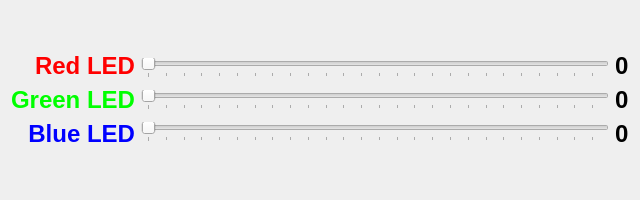
<?xml version="1.0" encoding="UTF-8"?>
<ui version="4.0">
 <class>RGB_SerialQt</class>
 <widget class="QWidget" name="RGB_SerialQt">
  <property name="geometry">
   <rect>
    <x>0</x>
    <y>0</y>
    <width>640</width>
    <height>200</height>
   </rect>
  </property>
  <property name="windowTitle">
   <string>RGB_SerialQt</string>
  </property>
  <layout class="QGridLayout" name="gridLayout">
   <item row="0" column="0">
    <layout class="QVBoxLayout" name="verticalLayout">
     <item>
      <widget class="QLabel" name="red_label">
       <property name="text">
        <string>&lt;html&gt;&lt;head/&gt;&lt;body&gt;&lt;p&gt;&lt;span style=&quot; font-size:18pt; font-weight:600; color:#ff0000;&quot;&gt;Red LED&lt;/span&gt;&lt;/p&gt;&lt;/body&gt;&lt;/html&gt;</string>
       </property>
       <property name="alignment">
        <set>Qt::AlignRight|Qt::AlignTrailing|Qt::AlignVCenter</set>
       </property>
      </widget>
     </item>
     <item>
      <widget class="QLabel" name="green_label">
       <property name="text">
        <string>&lt;html&gt;&lt;head/&gt;&lt;body&gt;&lt;p&gt;&lt;span style=&quot; font-size:18pt; font-weight:600; color:#00ff00;&quot;&gt;Green LED&lt;/span&gt;&lt;/p&gt;&lt;/body&gt;&lt;/html&gt;</string>
       </property>
       <property name="alignment">
        <set>Qt::AlignRight|Qt::AlignTrailing|Qt::AlignVCenter</set>
       </property>
      </widget>
     </item>
     <item>
      <widget class="QLabel" name="blue_label">
       <property name="text">
        <string>&lt;html&gt;&lt;head/&gt;&lt;body&gt;&lt;p&gt;&lt;span style=&quot; font-size:18pt; font-weight:600; color:#0000ff;&quot;&gt;Blue LED&lt;/span&gt;&lt;/p&gt;&lt;/body&gt;&lt;/html&gt;</string>
       </property>
       <property name="alignment">
        <set>Qt::AlignRight|Qt::AlignTrailing|Qt::AlignVCenter</set>
       </property>
      </widget>
     </item>
    </layout>
   </item>
   <item row="0" column="1">
    <layout class="QVBoxLayout" name="verticalLayout_2">
     <item>
      <widget class="QSlider" name="red_slider">
       <property name="maximum">
        <number>255</number>
       </property>
       <property name="orientation">
        <enum>Qt::Horizontal</enum>
       </property>
       <property name="tickPosition">
        <enum>QSlider::TicksBelow</enum>
       </property>
      </widget>
     </item>
     <item>
      <widget class="QSlider" name="green_slider">
       <property name="maximum">
        <number>255</number>
       </property>
       <property name="orientation">
        <enum>Qt::Horizontal</enum>
       </property>
       <property name="tickPosition">
        <enum>QSlider::TicksBelow</enum>
       </property>
      </widget>
     </item>
     <item>
      <widget class="QSlider" name="blue_slider">
       <property name="maximum">
        <number>255</number>
       </property>
       <property name="orientation">
        <enum>Qt::Horizontal</enum>
       </property>
       <property name="tickPosition">
        <enum>QSlider::TicksBelow</enum>
       </property>
      </widget>
     </item>
    </layout>
   </item>
   <item row="0" column="2">
    <layout class="QVBoxLayout" name="verticalLayout_3">
     <item>
      <widget class="QLabel" name="red_value_label">
       <property name="text">
        <string>&lt;html&gt;&lt;head/&gt;&lt;body&gt;&lt;p&gt;&lt;span style=&quot; font-size:18pt; font-weight:600;&quot;&gt;0&lt;/span&gt;&lt;/p&gt;&lt;/body&gt;&lt;/html&gt;</string>
       </property>
      </widget>
     </item>
     <item>
      <widget class="QLabel" name="green_value_label">
       <property name="text">
        <string>&lt;html&gt;&lt;head/&gt;&lt;body&gt;&lt;p&gt;&lt;span style=&quot; font-size:18pt; font-weight:600;&quot;&gt;0&lt;/span&gt;&lt;/p&gt;&lt;/body&gt;&lt;/html&gt;</string>
       </property>
      </widget>
     </item>
     <item>
      <widget class="QLabel" name="blue_value_label">
       <property name="text">
        <string>&lt;html&gt;&lt;head/&gt;&lt;body&gt;&lt;p&gt;&lt;span style=&quot; font-size:18pt; font-weight:600;&quot;&gt;0&lt;/span&gt;&lt;/p&gt;&lt;/body&gt;&lt;/html&gt;</string>
       </property>
      </widget>
     </item>
    </layout>
   </item>
  </layout>
 </widget>
 <layoutdefault spacing="6" margin="11"/>
 <resources/>
 <connections/>
</ui>
